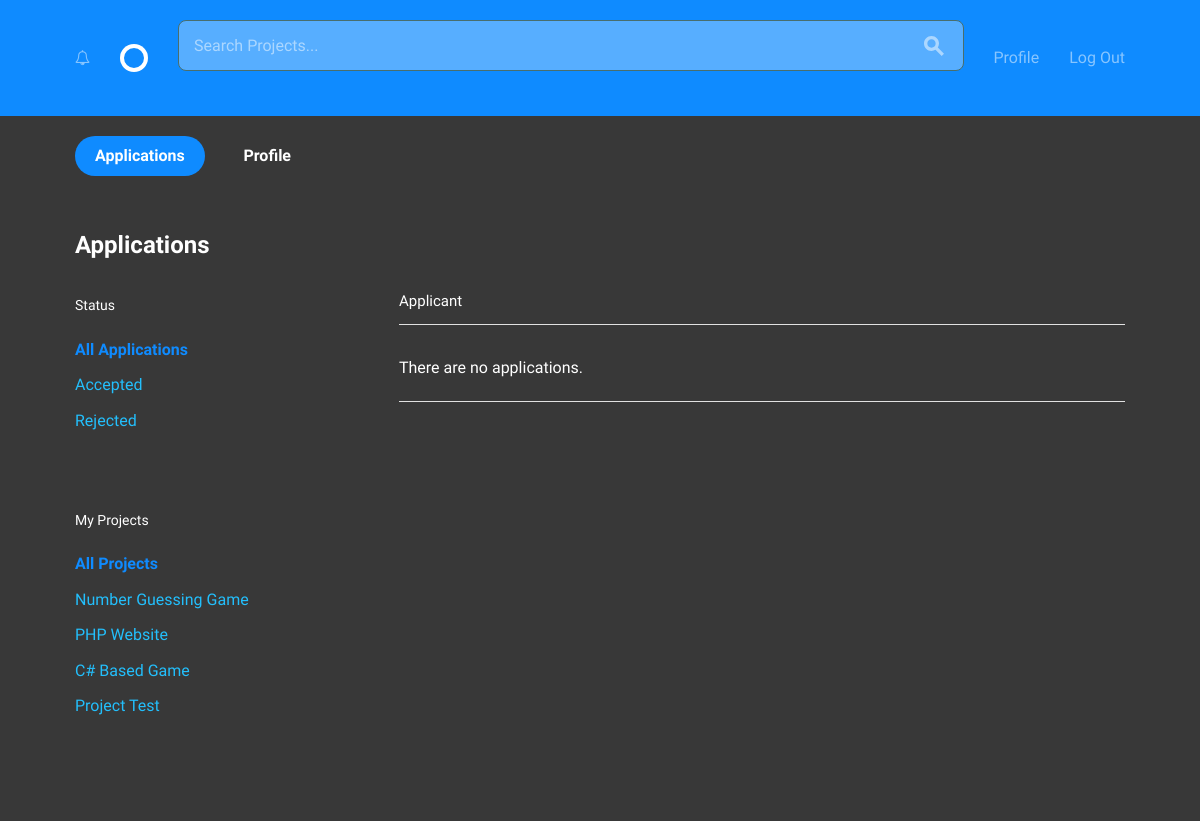
The app's page /applications/ (signed in) with its own data.
### stb_app/models.py (models this page shows)
class Project(models.Model):
    project_title = models.CharField(max_length=50)
    project_owned_by = models.ForeignKey(settings.AUTH_USER_MODEL,
                                         on_delete=models.CASCADE,
                                         related_name="project_owner")
    project_description = models.TextField()
    project_timeline = models.TextField()
    project_application = models.TextField()

### stb_app/views.py (the view, shortened to what this page needs)
# urls.py: path('applications/', views.applications, name='applications'),
@login_required
def applications(request, applications="All Applications",
                 project="All Projects",
                 choice=False, app_pk=False):
    profile = models.UserProfile.objects.get(user=request.user)
    all_applications = models.Application.objects.filter(
        position__project__project_owned_by=request.user)
    if all_applications:
        if applications == "All Applications":
            all_applications = all_applications.filter(
                accepted=False,
                rejected=False)
        elif applications == "Accepted":
            all_applications = all_applications.filter(
                accepted=True)
        elif applications == "Rejected":
            all_applications = all_applications.filter(
                rejected=True)
        if project != "All Projects":
            all_applications = all_applications.filter(
                position__project__project_title=project)
    all_projects = models.Project.objects.filter(
        project_owned_by=request.user)
    statuses = ["All Applications", "Accepted", "Rejected"]
    context = {"applications": applications,
               "project": project,
               "all_projects": all_projects,
               "all_applications": all_applications,
               "statuses": statuses,
               "profile": profile}
    return render(request, 'stb_app/applications.html', context)

### stb_app/templatetags/template_tags.py (called while the page is built)
@register.inclusion_tag('stb_app/notification_icon.html')
def is_notify(user):
    notification = models.Notification.objects.filter(
        notifying=user,
        seen=False)
    if notification:
        to_notify = True
        count = notification.count()
    else:
        to_notify = False
        count = 0
    return {'to_notify': to_notify, 'count': count}

### stb_app/templates/stb_app/applications.html
{% extends 'stb_app/layout.html' %}
{% load widget_tweaks %}
{% block body %}
  <div class="circle--actions--bar">
    <nav class="bounds">
      <ul class="circle--pill--list">
        <li><a class="selected">Applications</a></li>
        <li><a href="{% url 'social_team_builder:my_profile' %}">Profile</a></li>
      </ul>
    </nav>
  </div>
  <div class="bounds circle--page">
    <div class="circle--page--header grid-100">
      <h2>Applications</h2>
    </div>
    <div class="grid-25">
      <div class="circle--filter circle--secondary--module">
        <h4>Status</h4>
        <ul class="circle--filter--list">
          {% for status in statuses %}
            {% if status == applications %}
              <li><a href="{% url 'social_team_builder:applications_project' applications=status project=project %}" class="selected">{{ status }}</a></li>
            {% else %}
              <li><a href="{% url 'social_team_builder:applications_project' applications=status project=project %}">{{ status }}</a></li>
            {% endif %}
          {% endfor %}
        </ul>
      </div>
      <div class="circle--filter circle--secondary--module">
        <h4>My Projects</h4>
        <ul class="circle--filter--list">
          {% if project == "All Projects" %}
            <li><a href="{% url 'social_team_builder:applications_project' applications=applications project='All Projects' %}" class="selected">All Projects</a></li>
          {% else %}
            <li><a href="{% url 'social_team_builder:applications_project' applications=applications project='All Projects' %}">All Projects</a></li>
          {% endif %}
          {% for my_projects in all_projects %}
            {% if my_projects.project_title == project %}
              <li><a href="{% url 'social_team_builder:applications_project' applications=applications project=my_projects.project_title %}" class="selected">{{ my_projects.project_title }}</a></li>
            {% else %}
              <li><a href="{% url 'social_team_builder:applications_project' applications=applications project=my_projects.project_title %}">{{ my_projects.project_title }}</a></li>
            {% endif %}
          {% endfor %}
        </ul>
      </div>
    </div>
    <div class="grid-70 grid-push-5">
      <table class="u-full-width circle--table">
        <thead>
          <tr>
            <th class="circle--cell--right">Applicant</th>
          </tr>
        </thead>
        <tbody>
          {% if all_applications %}
            {% for application in all_applications %}
              <tr class="clickable-row">
                <td>
                  <h3>
                    <a href="{% url 'social_team_builder:profile' pk=application.applicant.pk %}">
                  {{ application.applicant.user_profile.name }}
                    </a>
                  </h3>
                  <span class="secondary-label">
                    <br>for
                  </span>
                  <p>
                    <a href="{% url 'social_team_builder:project' project_pk=application.position.project.pk %}">{{ application.position.project.project_title }}</a>
                  </p>
                </td>
                <td class="circle--cell--right">
                  <span class="secondary-label">Position: {{ application.position.position_name }}</span>
                </td>
                <td>
                  {% if application.accepted == False %}
                    {% if application.rejected == False %}
                      <a style="margin-left:15px;" href="{% url 'social_team_builder:applications_choice' applications=application project=project choice='accepted' app_pk=application.id %}" class="button button-primary">Accept applicant</a>
                      <a style="margin-left:15px;" href="{% url 'social_team_builder:applications_choice' applications=application project=project choice='rejected' app_pk=application.id %}" class="button button-primary">Reject applicant</a>
                    {% endif %}
                  {% else %}
                    <a href="{% url 'social_team_builder:applications_choice' applications=application project=project choice='undo' app_pk=application.id %}" class="button button-primary">Accepted/undo</a>
                  {% endif %}
                </td>
              </tr>
            {% endfor %}
          {% else %}
            <tr>
              <td>
                <p>There are no applications.</p>
              </td>
            </tr>
          {% endif %}
        </tbody>
      </table>
    </div>
  </div>
{% endblock %}

### stb_app/static/stb_app/css/global.css (style rules this page uses)
html { font-family: sans-serif; -ms-text-size-adjust: 100%; -webkit-text-size-adjust: 100%; }
article, aside, details, figcaption, figure, footer, header, hgroup, main, menu, nav, section, summary { display: block; }
table { border-collapse: collapse; border-spacing: 0; }
td, th { padding: 0; }
html { font-size: 62.5%; }
body { font-size: 1.5em; line-height: 1.6; font-weight: 400; font-family: "Cousine"; color: #cccccc; }
.bounds { max-width: 1080px; margin: 0 auto; }
.grid, .grid-5, .grid-10, .grid-15, .grid-20, .grid-25, .grid-30, .grid-33, .grid-35, .grid-40, .grid-45, .grid-50, .grid-55, .grid-60, .grid-65, .grid-66, .grid-70, .grid-75, .grid-80, .grid-90, .grid-95, .grid-100 { float: left; box-sizing: border-box; position: relative; }
.grid-push-5 { left: 5%; }
.grid-25 { width: 25%; padding: 0 15px; }
.grid-70 { width: 70%; padding: 0 15px; }
.grid-100 { width: 100%; padding: 0 15px; }
h2 { font-size: 2.4rem; }
h4 { font-size: 1.6rem; }
@media (min-width: 550px) { h2 { font-size: 2.4rem; } }
@media (min-width: 550px) { h4 { font-size: 1.6rem; } }
p { margin-top: 0; font-size: 1.6rem; }
a { color: #689b98; -webkit-transition: color 0.2s; -moz-transition: color 0.2s; -ms-transition: color 0.2s; -o-transition: color 0.2s; transition: color 0.2s; }
ul { list-style: circle inside; }
ul { padding-left: 0; margin-top: 0; }
li { margin-bottom: 1rem; font-size: 1.6rem; }
th, td { padding: 15px; text-align: left; border-bottom: 1px solid #e1e1e1; }
th:first-child, td:first-child { padding-left: 0; }
th:last-child, td:last-child { padding-right: 0; }
pre, blockquote, dl, figure, table, p, ul, ol, form { margin-bottom: 2.5rem; }
.circle--filter--list { list-style-type: none; }
.circle--pill--list { margin: 0; white-space: nowrap; padding: 0 15px; }
.circle--pill--list li { display: inline-block; margin: 0 15px 0 0; }
.circle--page--header { margin-bottom: 30px; }
.circle--page--header h1, .circle--page--header h2, .circle--page--header h3, .circle--page--header h4, .circle--page--header h5, .circle--page--header h6 { margin: 0; }
.circle--table { width: 100%; }
.circle--table p { margin: 10px 0 0 0; }
.circle--table th, .circle--table td { line-height: 1; }
.circle--table th { padding: 0 0 15px 0; }
.circle--table td { padding: 25px 0; }
.circle--secondary--module { margin-bottom: 50px; }
.circle--secondary--module:before, .circle--secondary--module:after { content: " "; display: table; }
.circle--secondary--module:after { clear: both; }
.circle--page { margin-bottom: 100px; }
.circle--page:before, .circle--page:after { content: " "; display: table; }
.circle--page:after { clear: both; }
.circle--actions--bar:before, .circle--actions--bar:after { content: " "; display: table; }
.circle--actions--bar:after { clear: both; }

### stb_app/static/stb_app/css/custom.css (style rules this page uses)
a { color: #23bffc; background-color: transparent; }
body { margin: 0; background: #383838; }
h1, h2, h3, h4, h5, h6 { margin-top: 0; margin-bottom: 2rem; font-weight: bold; font-family: "Work Sans", sans-serif; color: #ffffff; }
p { color: #ffffff; }
th { color: #ffffff; font-weight: normal; }
.circle--actions--bar { margin: -30px 0 30px; background: #383838; padding: 20px 0; }
.circle--secondary--module > h1, .circle--secondary--module > h2, .circle--secondary--module > h3, .circle--secondary--module > h4, .circle--secondary--module > h5, .circle--secondary--module > h6 { font-family: "Cousine"; color: #ffffff; font-size: 1.4rem; font-weight: normal; }
.circle--filter--list a { text-decoration: none; color: #23bffc; text-decoration: none; }
.circle--filter--list a.selected { color: #0f8bff; font-weight: bold; }
.circle--pill--list a { padding: 12px 20px; font-family: "Work Sans", sans-serif; font-size: 1.6rem; display: inline-block; color: #ffffff; font-weight: bold; border-radius: 50px; line-height: 1; text-decoration: none; -webkit-transition: all 0.2s; -moz-transition: all 0.2s; -ms-transition: all 0.2s; -o-transition: all 0.2s; transition: all 0.2s; }
.circle--pill--list a:active, .circle--pill--list .selected, .circle--pill--list .selected:hover { background: #0f8bff; color: #ff000; }

### records on screen
Project: project_title "Number Guessing Game"
Project: project_title "PHP Website"
Project: project_title "C# Based Game"
Project: project_title "Project Test"

### other values on screen
{{ status }} "All Applications"
{{ status }} "Accepted" "Rejected"
